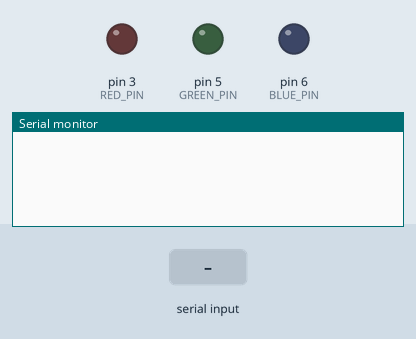
Simulated run of this sketch. Board: Arduino Uno, built with avr-gcc and run on an emulated ATmega328P. On the bench: output pins drawn as LEDs (lit = HIGH), the last lines printed to the serial monitor. The test bench sets the inputs (shaded band).

Above: at 1.2 s.
1.3 s: "RED\n" received over the second serial link
At 1.6 s:
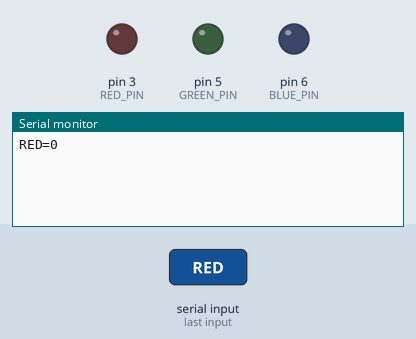
2.8 s: "GREEN\n" received over the second serial link
At 4.0 s:
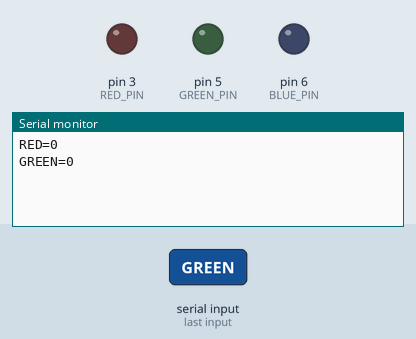
4.3 s: "BLUE\n" received over the second serial link
At 5.1 s:
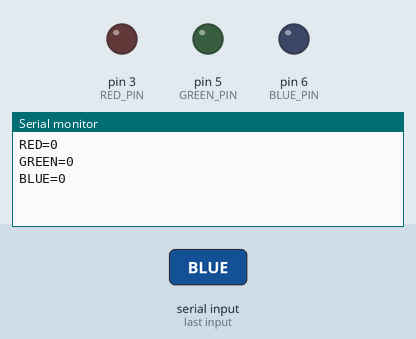

The sketch:

Smart_Lighting_System.ino
```cpp
#include <SoftwareSerial.h>

SoftwareSerial btSerial = SoftwareSerial(9, 10);

#define RED_PIN 3
#define GREEN_PIN 5
#define BLUE_PIN 6

void setup()
{
    Serial.begin(115200);
    btSerial.begin(115200);
}

void loop()
{
    if (btSerial.available() > 0)
    {
        String strData = btSerial.readStringUntil('\n');

        if (strData.indexOf("RED") >= 0)
        {
            String strValue = strData.substring(3, strData.length());

            analogWrite(RED_PIN, strValue.toInt());

            Serial.print("RED=");
            Serial.println(strValue.toInt());
        }
        else if (strData.indexOf("GREEN") >= 0)
        {
            String strValue = strData.substring(5, strData.length());

            analogWrite(GREEN_PIN, strValue.toInt());

            Serial.print("GREEN=");
            Serial.println(strValue.toInt());
        }
        else if (strData.indexOf("BLUE") >= 0)
        {
            String strValue = strData.substring(4, strData.length());

            analogWrite(BLUE_PIN, strValue.toInt());

            Serial.print("BLUE=");
            Serial.println(strValue.toInt());
        }
    }
}
```

Measured:
- after the input at 1.3 s, the serial monitor: prints a new line at once (image 1)
- after the input at 2.8 s, the serial monitor: prints a new line at once (image 2)
- after the input at 4.3 s, the serial monitor: prints a new line at once (image 3)
